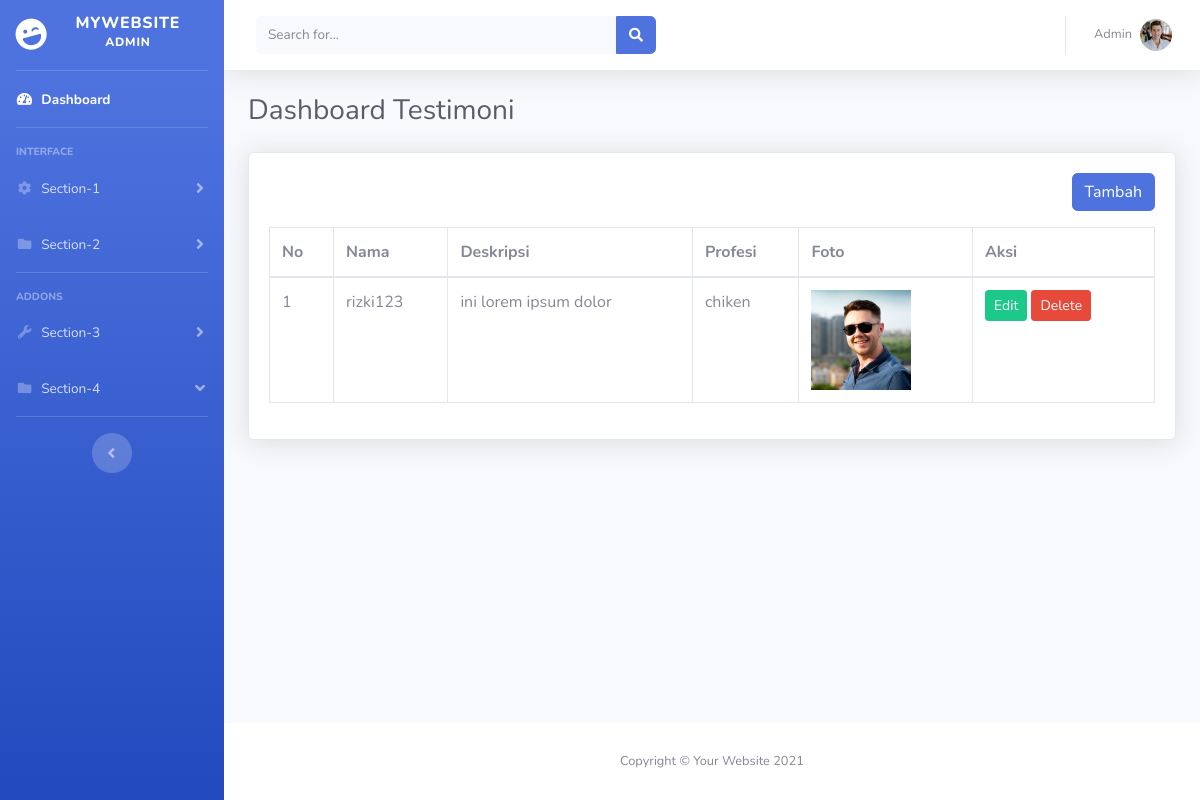
/admin/testimoni.php, run on the app's committed database.
### tables this page shows
CREATE TABLE `home` (
  `id` int(11) NOT NULL,
  `header` varchar(50) NOT NULL,
  `sub_judul` varchar(50) NOT NULL,
  `foto` varchar(255) NOT NULL,
  `created_at` timestamp NOT NULL DEFAULT current_timestamp() ON UPDATE current_timestamp()
);

CREATE TABLE `testimoni` (
  `id` int(10) NOT NULL,
  `nama` varchar(255) NOT NULL,
  `deskripsi` varchar(255) NOT NULL,
  `profesi` varchar(255) NOT NULL,
  `foto` varchar(50) NOT NULL,
  `created_at` timestamp NOT NULL DEFAULT current_timestamp() ON UPDATE current_timestamp()
);

### admin/testimoni.php (the view, shortened to what this page needs)
<?php
include 'database/db.php';
$queryTest = mysqli_query($conn, "SELECT * FROM testimoni");
?>
<!DOCTYPE html>
<html lang="en">
<head>
    <?php include 'layout/css.php' ?>
</head>
<body id="page-top">
    <div id="wrapper">
        <?php include 'layout/sidebar.php' ?>
        <div id="content-wrapper" class="d-flex flex-column">
            <div id="content">
                <?php include 'layout/navbar.php' ?>
                <div class="container-fluid">
                    <div class="d-sm-flex align-items-center justify-content-between mb-4">
                        <h1 class="h3 mb-0 text-gray-800">Dashboard Testimoni</h1>
                    </div>
                    <div class="card  shadow mb-4">
                        <div class="card-body">
                            <div align="right" class="mb-3">
                                <a href="tambah-testimoni.php" class="btn btn-primary">Tambah</a>
                            </div>
                            <div class="table-responsive">
                                <table class="table table-bordered" width="100%">
                                    <thead>
                                        <tr>
                                            <th>No</th>
                                            <th>Nama</th>
                                            <th>Deskripsi</th>
                                            <th>Profesi</th>
                                            <th>Foto</th>
                                            <th>Aksi</th>
                                        </tr>
                                    </thead>
                                    <tbody>
                                        <?php $no = 1;
                                        while ($rowTest = mysqli_fetch_assoc($queryTest)) { ?>
                                            <tr>
                                                <td><?php echo $no++ ?></td>
                                                <td><?php echo $rowTest['nama'] ?></td>
                                                <td><?php echo $rowTest['deskripsi'] ?></td>
                                                <td><?php echo $rowTest['profesi'] ?></td>
                                                <td>
                                                    <img width="100" src="upload/<?php echo $rowTest['foto'] ?>" alt="">
                                                </td>
                                                <td>
                                                    <a href="tambah-testimoni.php?edit=<?php echo $rowTest['id'] ?>" class="btn btn-success btn-sm">
                                                        <span class="tf-icon bx bx-pencil bx-18px ">Edit</span>
                                                    </a>
                                                    <a onclick="return confirm('Apakah anda yakin akan menghapus data ini??')"
                                                        href="testimoni.php?delete=<?php echo $rowTest['id'] ?>" class="btn btn-danger btn-sm">
                                                        <span class="tf-icon bx bx-trash bx-18px ">Delete</span>
                                                    </a>
                                                </td>
                                            </tr>
                                        <?php } ?>
                                    </tbody>
                                </table>
                            </div>
                        </div>
                    </div>
                </div>
            </div>
            <?php include 'layout/footer.php' ?>
        </div>
    </div>
</body>
</html>

### admin/layout/navbar.php (shortened to what this page needs)
<?php
include 'database/db.php';
$sqlHome = mysqli_query($conn, "SELECT * FROM home ");
$rowHome = mysqli_fetch_assoc($sqlHome);
?>
<nav class="navbar navbar-expand navbar-light bg-white topbar mb-4 static-top shadow">
    <form
        class="d-none d-sm-inline-block form-inline mr-auto ml-md-3 my-2 my-md-0 mw-100 navbar-search">
        <div class="input-group">
            <input type="text" class="form-control bg-light border-0 small" placeholder="Search for..."
                aria-label="Search" aria-describedby="basic-addon2">
            <div class="input-group-append">
                <button class="btn btn-primary" type="button">
                    <i class="fas fa-search fa-sm"></i>
                </button>
            </div>
        </div>
    </form>
    <ul class="navbar-nav ml-auto">
        <li class="nav-item dropdown no-arrow">
            <a class="nav-link dropdown-toggle" href="#" id="userDropdown" role="button"
                data-toggle="dropdown" aria-haspopup="true" aria-expanded="false">
                <span class="mr-2 d-none d-lg-inline text-gray-600 small">Admin</span>
                <img class="img-profile rounded-circle"
                    src="upload/<?php echo $rowHome['foto'] ?>">
            </a>
        </li>
    </ul>
</nav>

### data on the page
home: foto (picture)
testimoni: nama "rizki123", deskripsi "ini lorem ipsum dolor", profesi "chiken", foto (picture)
